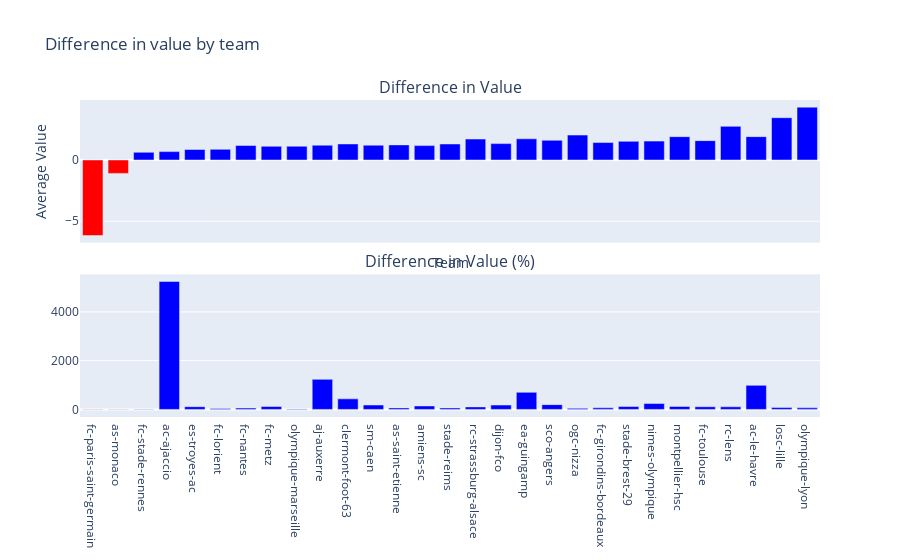

The notebook cell saved with this chart:
### Markdown cell above
## Signing Value Analysis

### Code cell
plots.plot_diff_val_paid('team')

### Figure 1 — Plotly figure (JSON) as saved in the notebook; plotly's stock layout.template omitted (floating-point values rounded to 4 significant figures)
{"data": [{"marker": {"color": ["red", "red", "blue", "blue", "blue", "blue", "blue", "blue", "blue", "blue", "blue", "blue", "blue", "blue", "blue", "blue", "blue", "blue", "blue", "blue", "blue", "blue", "blue", "blue", "blue", "blue", "blue", "blue", "blue"]}, "name": "Difference in Value", "type": "bar", "x": ["fc-paris-saint-germain", "as-monaco", "olympique-marseille", "olympique-lyon", "fc-stade-rennes", "ogc-nizza", "losc-lille", "rc-lens", "fc-girondins-bordeaux", "fc-lorient", "fc-nantes", "stade-reims", "as-saint-etienne", "rc-strassburg-alsace", "montpellier-hsc", "fc-toulouse", "stade-brest-29", "fc-metz", "amiens-sc", "sco-angers", "es-troyes-ac", "dijon-fco", "sm-caen", "nimes-olympique", "clermont-foot-63", "ea-guingamp", "ac-le-havre", "aj-auxerre", "ac-ajaccio"], "xaxis": "x", "y": [-6.165, -1.095, 1.124, 4.314, 0.6265, 2.033, 3.451, 2.745, 1.423, 0.8722, 1.182, 1.307, 1.233, 1.708, 1.904, 1.58, 1.523, 1.115, 1.174, 1.609, 0.855, 1.336, 1.208, 1.54, 1.309, 1.729, 1.907, 1.207, 0.6845], "yaxis": "y"}, {"marker": {"color": ["red", "red", "blue", "blue", "blue", "blue", "blue", "blue", "blue", "blue", "blue", "blue", "blue", "blue", "blue", "blue", "blue", "blue", "blue", "blue", "blue", "blue", "blue", "blue", "blue", "blue", "blue", "blue", "blue"]}, "name": "Difference in Value (%)", "type": "bar", "x": ["fc-paris-saint-germain", "as-monaco", "olympique-marseille", "olympique-lyon", "fc-stade-rennes", "ogc-nizza", "losc-lille", "rc-lens", "fc-girondins-bordeaux", "fc-lorient", "fc-nantes", "stade-reims", "as-saint-etienne", "rc-strassburg-alsace", "montpellier-hsc", "fc-toulouse", "stade-brest-29", "fc-metz", "amiens-sc", "sco-angers", "es-troyes-ac", "dijon-fco", "sm-caen", "nimes-olympique", "clermont-foot-63", "ea-guingamp", "ac-le-havre", "aj-auxerre", "ac-ajaccio"], "xaxis": "x2", "y": [-18.96, -9.4, 15.67, 62.86, 9.52, 42.51, 75.85, 107.2, 64.47, 39.79, 54.27, 60.09, 62.4, 103, 120.3, 108.5, 117.6, 117.6, 141.7, 195.8, 111.0, 178.7, 180.3, 241.2, 433.2, 699.8, 986.2, 1234.0, 5248.0], "yaxis": "y2"}], "layout": {"annotations": [{"font": {"size": 16}, "showarrow": false, "text": "Difference in Value", "x": 0.5, "xanchor": "center", "xref": "paper", "y": 1, "yanchor": "bottom", "yref": "paper"}, {"font": {"size": 16}, "showarrow": false, "text": "Difference in Value (%)", "x": 0.5, "xanchor": "center", "xref": "paper", "y": 0.45, "yanchor": "bottom", "yref": "paper"}], "barmode": "group", "legend": {"title": {"text": "Value Type"}}, "showlegend": false, "title": {"text": "Difference in value by team"}, "xaxis": {"anchor": "y", "categoryorder": "total descending", "domain": [0, 1], "matches": "x2", "showticklabels": false, "title": {"text": "Team"}}, "xaxis2": {"anchor": "y2", "domain": [0, 1]}, "yaxis": {"anchor": "x", "domain": [0.55, 1], "title": {"text": "Average Value"}}, "yaxis2": {"anchor": "x2", "domain": [0, 0.45]}}}
